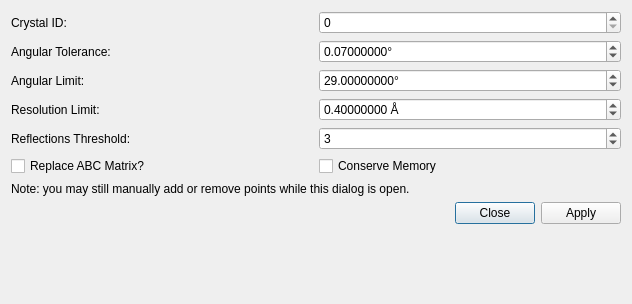
<?xml version="1.0" encoding="UTF-8"?>
<ui version="4.0">
 <class>track_dialog</class>
 <widget class="QDialog" name="track_dialog">
  <property name="geometry">
   <rect>
    <x>0</x>
    <y>0</y>
    <width>632</width>
    <height>304</height>
   </rect>
  </property>
  <property name="sizePolicy">
   <sizepolicy hsizetype="Minimum" vsizetype="Fixed">
    <horstretch>0</horstretch>
    <verstretch>0</verstretch>
   </sizepolicy>
  </property>
  <property name="windowTitle">
   <string>Track Orientation</string>
  </property>
  <layout class="QGridLayout" name="gridLayout">
   <item row="3" column="0">
    <widget class="QLabel" name="resolution_limit_label">
     <property name="toolTip">
      <string>&lt;html&gt;&lt;head/&gt;&lt;body&gt;&lt;p&gt;Default: 0.4 Å&lt;/p&gt;&lt;/body&gt;&lt;/html&gt;</string>
     </property>
     <property name="text">
      <string>Resolution Limit:</string>
     </property>
    </widget>
   </item>
   <item row="0" column="0">
    <widget class="QLabel" name="crystal_id_label">
     <property name="toolTip">
      <string>&lt;html&gt;&lt;head/&gt;&lt;body&gt;&lt;p&gt;The crystal ID to use as a starting point. The ABC matrix for this crystal will be automatically rotated to determine the best orientation.&lt;/p&gt;&lt;/body&gt;&lt;/html&gt;</string>
     </property>
     <property name="text">
      <string>Crystal ID:</string>
     </property>
    </widget>
   </item>
   <item row="9" column="0" colspan="2">
    <spacer name="verticalSpacer">
     <property name="orientation">
      <enum>Qt::Vertical</enum>
     </property>
     <property name="sizeHint" stdset="0">
      <size>
       <width>20</width>
       <height>0</height>
      </size>
     </property>
    </spacer>
   </item>
   <item row="2" column="0">
    <widget class="QLabel" name="angular_limit_label">
     <property name="toolTip">
      <string>&lt;html&gt;&lt;head/&gt;&lt;body&gt;&lt;p&gt;Default: 29°&lt;/p&gt;&lt;/body&gt;&lt;/html&gt;</string>
     </property>
     <property name="text">
      <string>Angular Limit:</string>
     </property>
    </widget>
   </item>
   <item row="2" column="1">
    <widget class="ScientificDoubleSpinBox" name="angular_limit">
     <property name="toolTip">
      <string>&lt;html&gt;&lt;head/&gt;&lt;body&gt;&lt;p&gt;Default: 29°&lt;/p&gt;&lt;/body&gt;&lt;/html&gt;</string>
     </property>
     <property name="suffix">
      <string>°</string>
     </property>
     <property name="decimals">
      <number>8</number>
     </property>
     <property name="maximum">
      <double>1000000.000000000000000</double>
     </property>
     <property name="value">
      <double>29.000000000000000</double>
     </property>
    </widget>
   </item>
   <item row="7" column="0" colspan="2">
    <widget class="QLabel" name="label">
     <property name="text">
      <string>Note: you may still manually add or remove points while this dialog is open.</string>
     </property>
    </widget>
   </item>
   <item row="3" column="1">
    <widget class="ScientificDoubleSpinBox" name="resolution_limit">
     <property name="toolTip">
      <string>&lt;html&gt;&lt;head/&gt;&lt;body&gt;&lt;p&gt;Default: 0.4 Å&lt;/p&gt;&lt;/body&gt;&lt;/html&gt;</string>
     </property>
     <property name="suffix">
      <string> Å</string>
     </property>
     <property name="decimals">
      <number>8</number>
     </property>
     <property name="maximum">
      <double>1000000.000000000000000</double>
     </property>
     <property name="value">
      <double>0.400000000000000</double>
     </property>
    </widget>
   </item>
   <item row="0" column="1">
    <widget class="QSpinBox" name="crystal_id">
     <property name="toolTip">
      <string>&lt;html&gt;&lt;head/&gt;&lt;body&gt;&lt;p&gt;The crystal ID to use as a starting point. The ABC matrix for this crystal will be automatically rotated to determine the best orientation.&lt;/p&gt;&lt;/body&gt;&lt;/html&gt;</string>
     </property>
     <property name="maximum">
      <number>10000000</number>
     </property>
    </widget>
   </item>
   <item row="8" column="0" colspan="2">
    <widget class="QDialogButtonBox" name="button_box">
     <property name="standardButtons">
      <set>QDialogButtonBox::Apply|QDialogButtonBox::Close</set>
     </property>
    </widget>
   </item>
   <item row="4" column="1">
    <widget class="QSpinBox" name="reflections_threshold">
     <property name="toolTip">
      <string>&lt;html&gt;&lt;head/&gt;&lt;body&gt;&lt;p&gt;The minimum number of indexed reflections to assume the indexing routine was successful.&lt;/p&gt;&lt;p&gt;&lt;br/&gt;&lt;/p&gt;&lt;p&gt;Default: 3&lt;/p&gt;&lt;/body&gt;&lt;/html&gt;</string>
     </property>
     <property name="maximum">
      <number>100000</number>
     </property>
     <property name="value">
      <number>3</number>
     </property>
    </widget>
   </item>
   <item row="5" column="1">
    <widget class="QCheckBox" name="conserve_memory">
     <property name="toolTip">
      <string>&lt;html&gt;&lt;head/&gt;&lt;body&gt;&lt;p&gt;If checked, a different version of the internal function will be utilized that uses less RAM, but also runs a little slower.&lt;/p&gt;&lt;/body&gt;&lt;/html&gt;</string>
     </property>
     <property name="text">
      <string>Conserve Memory</string>
     </property>
    </widget>
   </item>
   <item row="1" column="0">
    <widget class="QLabel" name="angular_tolerance_label">
     <property name="toolTip">
      <string>&lt;html&gt;&lt;head/&gt;&lt;body&gt;&lt;p&gt;Default: 0.07°&lt;/p&gt;&lt;/body&gt;&lt;/html&gt;</string>
     </property>
     <property name="text">
      <string>Angular Tolerance:</string>
     </property>
    </widget>
   </item>
   <item row="4" column="0">
    <widget class="QLabel" name="reflections_threshold_label">
     <property name="toolTip">
      <string>&lt;html&gt;&lt;head/&gt;&lt;body&gt;&lt;p&gt;The minimum number of indexed reflections to assume the indexing routine was successful.&lt;/p&gt;&lt;p&gt;&lt;br/&gt;&lt;/p&gt;&lt;p&gt;Default: 3&lt;/p&gt;&lt;/body&gt;&lt;/html&gt;</string>
     </property>
     <property name="text">
      <string>Reflections Threshold:</string>
     </property>
    </widget>
   </item>
   <item row="1" column="1">
    <widget class="ScientificDoubleSpinBox" name="angular_tolerance">
     <property name="toolTip">
      <string>&lt;html&gt;&lt;head/&gt;&lt;body&gt;&lt;p&gt;Default: 0.07°&lt;/p&gt;&lt;/body&gt;&lt;/html&gt;</string>
     </property>
     <property name="suffix">
      <string>°</string>
     </property>
     <property name="decimals">
      <number>8</number>
     </property>
     <property name="maximum">
      <double>100000.000000000000000</double>
     </property>
     <property name="value">
      <double>0.070000000000000</double>
     </property>
    </widget>
   </item>
   <item row="5" column="0">
    <widget class="QCheckBox" name="replace_abc_matrix">
     <property name="toolTip">
      <string>&lt;html&gt;&lt;head/&gt;&lt;body&gt;&lt;p&gt;Instead of just recording the angular shift for this scan number, replace the ABC matrix in the crystal with the result of this tracking, and recompute all other angular shifts with respect to the new ABC matrix.&lt;/p&gt;&lt;p&gt;&lt;br/&gt;&lt;/p&gt;&lt;p&gt;This is beneficial if you believe this tracked scan number will produce a more accurate ABC matrix than the scan number where the ABC matrix was initially indexed.&lt;/p&gt;&lt;/body&gt;&lt;/html&gt;</string>
     </property>
     <property name="text">
      <string>Replace ABC Matrix?</string>
     </property>
    </widget>
   </item>
  </layout>
 </widget>
 <customwidgets>
  <customwidget>
   <class>ScientificDoubleSpinBox</class>
   <extends>QDoubleSpinBox</extends>
   <header>scientificspinbox.py</header>
  </customwidget>
 </customwidgets>
 <tabstops>
  <tabstop>crystal_id</tabstop>
  <tabstop>angular_tolerance</tabstop>
  <tabstop>angular_limit</tabstop>
  <tabstop>resolution_limit</tabstop>
  <tabstop>reflections_threshold</tabstop>
  <tabstop>replace_abc_matrix</tabstop>
  <tabstop>conserve_memory</tabstop>
 </tabstops>
 <resources/>
 <connections>
  <connection>
   <sender>button_box</sender>
   <signal>rejected()</signal>
   <receiver>track_dialog</receiver>
   <slot>reject()</slot>
   <hints>
    <hint type="sourcelabel">
     <x>383</x>
     <y>220</y>
    </hint>
    <hint type="destinationlabel">
     <x>372</x>
     <y>160</y>
    </hint>
   </hints>
  </connection>
 </connections>
</ui>
